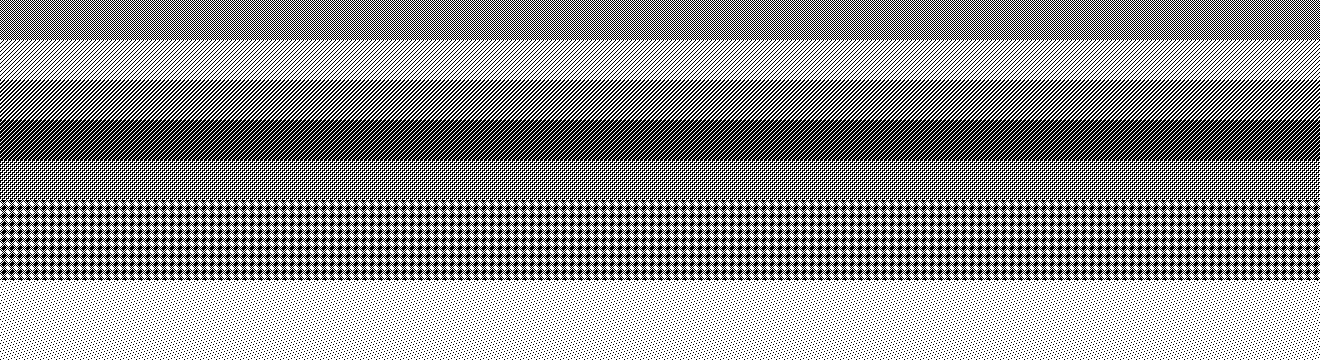
#> input picture SuperProject/testFiles/1_patternSampling.bmp, 1320 x 360 px
$ python testImageManip.py
#> lines starting #> are read from the running program, lines starting #| are printed output that depends on the picture
import numpy as np
import cv2 as cv

def appendRow(row, image):
    if (row.size != image.shape[1]):
        print ("row is not the correct width")
        return image
    image.append(row)
    return image

# load a test image (B+W bitmap)
img = cv.imread('1_patternSampling.bmp', cv.IMREAD_GRAYSCALE)
#> img: shape (360, 1320); 58.3% white; black in thin lines or dots
cv.imshow('image',img)

#cv imports img as a numpy.ndarray

row = img[0, :] # should grab the first row?
#> row = 1320 values, max 255 at index 1, min 0 at index 0, mean 127.5
width = row.size
#> width = 1320

# shape[0] returns the vertical dimension (image height)
# shape[1] returns the width
widthImage = img.shape[1]
#> widthImage = 1320
print (str(row))
#> (printed output is left out)
print ("image width = ", width)
#| image width =  1320
print ("image width 2 = ", widthImage)
#| image width 2 =  1320

# axis=0 - vertical axis, grabs a whole row

for i in range(0, 20):
    # add a row to the bottom
    img = np.append(img, [row], axis=0)
#> this loop made 20 passes
#> pass 1, `img = np.append(img, [row], axis=0)`:
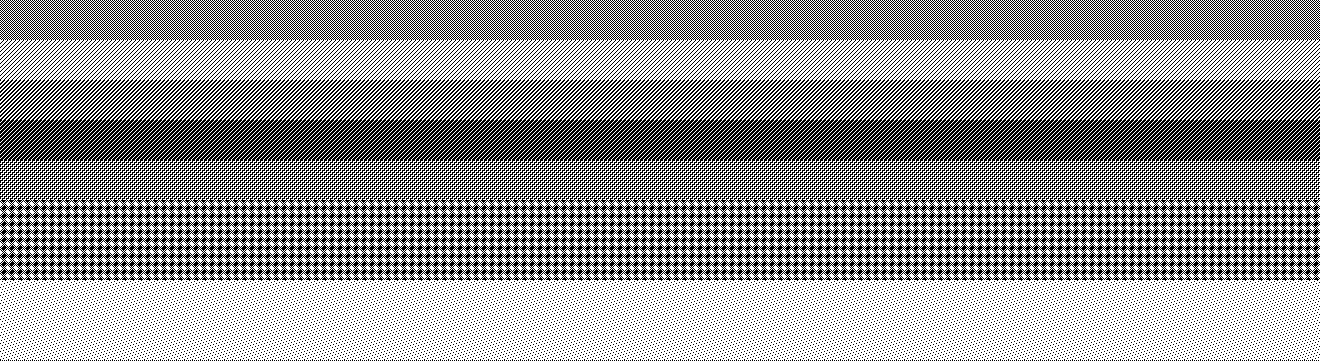
#> img: shape (361, 1320); 58.3% white; black in thin lines or dots
#> pass 2, `img = np.append(img, [row], axis=0)`:
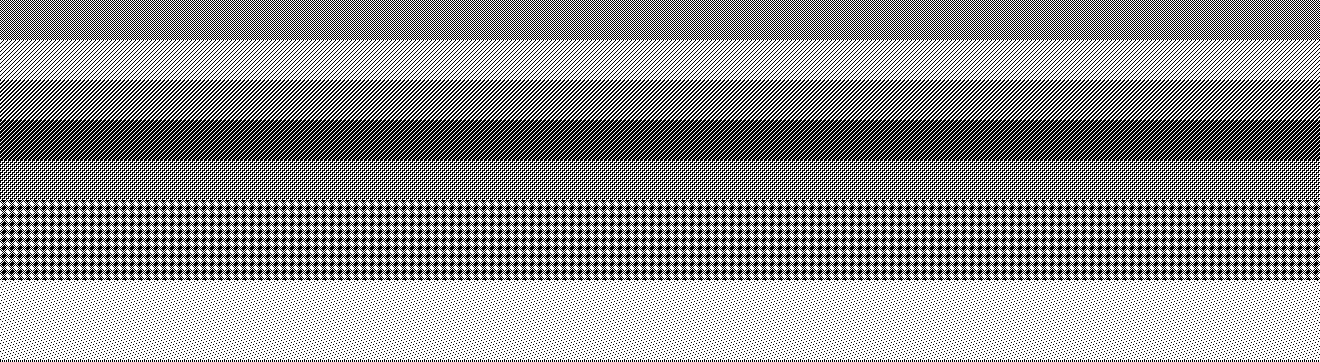
#> img: shape (362, 1320); 58.3% white; black in thin lines or dots
#> pass 3, `img = np.append(img, [row], axis=0)`:
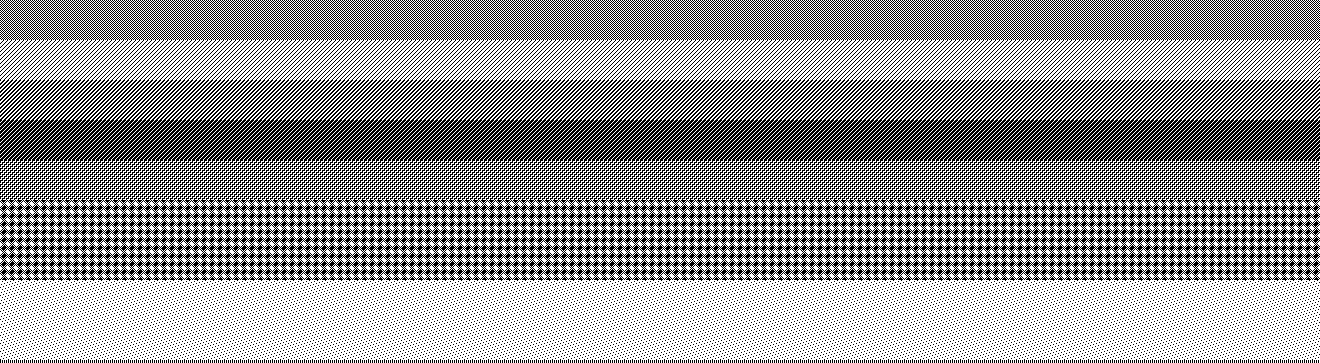
#> img: shape (363, 1320); 58.3% white; black in thin lines or dots
#> after the loop:
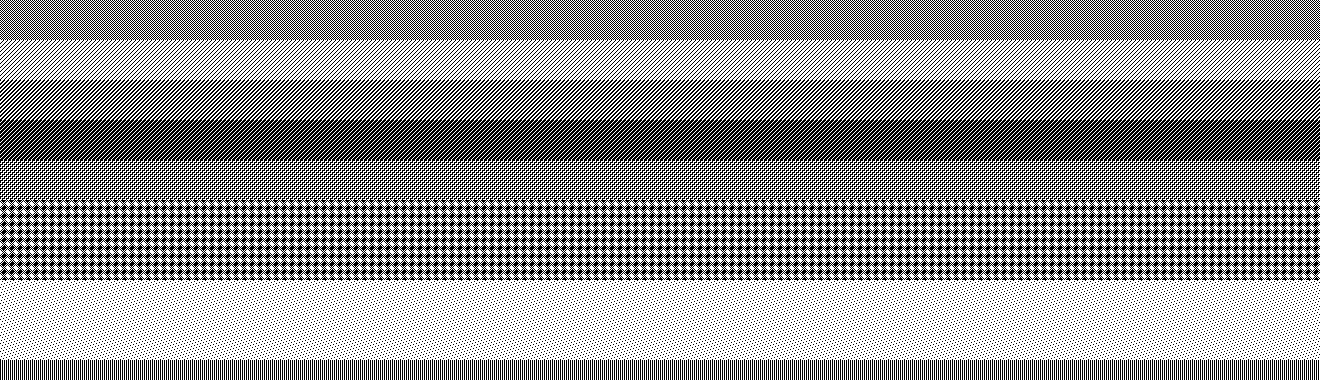
#> img: shape (380, 1320); 57.9% white; black in thin lines or dots
    # delete a row from the top
    # img = np.delete(img, 0, axis = 0)

cv.imshow('image',img) # can call imshow multiple times to update the display window
cv.imwrite('1_patternSampling_MOD.bmp', img)

$ run again, with SuperProject/testFiles/2_pocket-doubleweave.bmp copied over SuperProject/testFiles/1_patternSampling.bmp
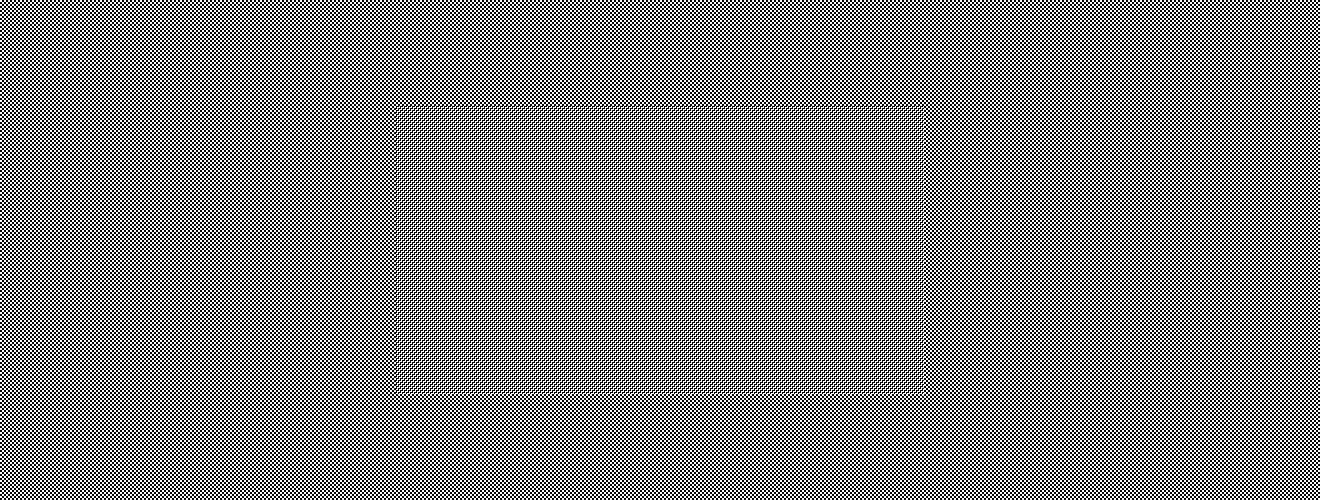
#> input picture SuperProject/testFiles/2_pocket-doubleweave.bmp, 1320 x 500 px
#> row = 1320 values, max 248 at index 0, min 0 at index 2, mean 124
#> (printed output is left out)
#| image width =  1320
#| image width 2 =  1320
#> the loop `for i in range(0, 20):` made 20 passes
#> pass 1, `img = np.append(img, [row], axis=0)`:
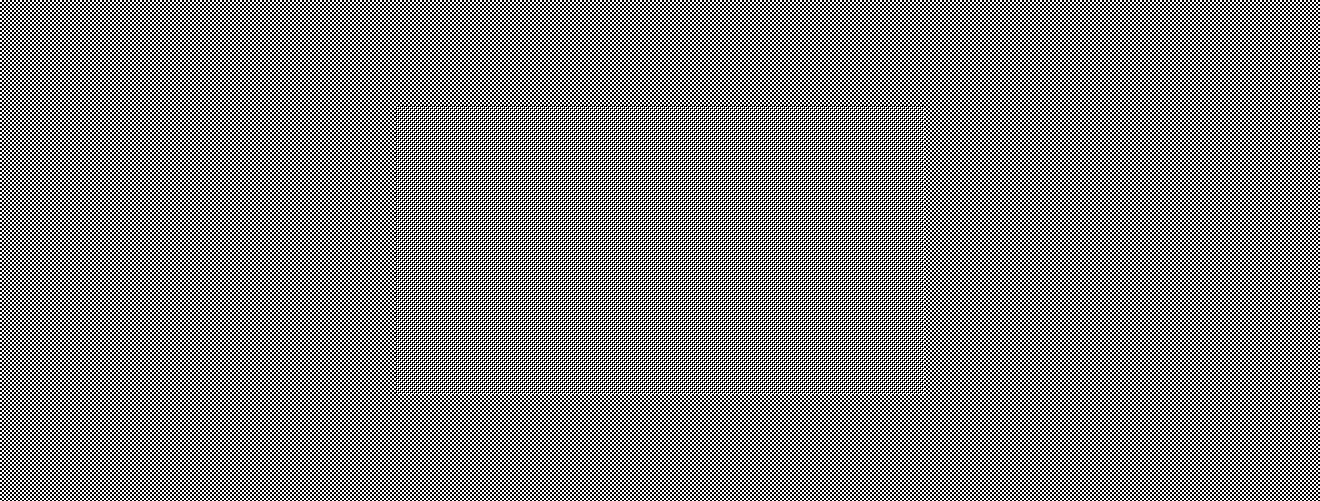
#> img: shape (501, 1320); values 0 (black) and 248 (white), 50% white in thin lines or dots
#> after the loop `for i in range(0, 20):`:
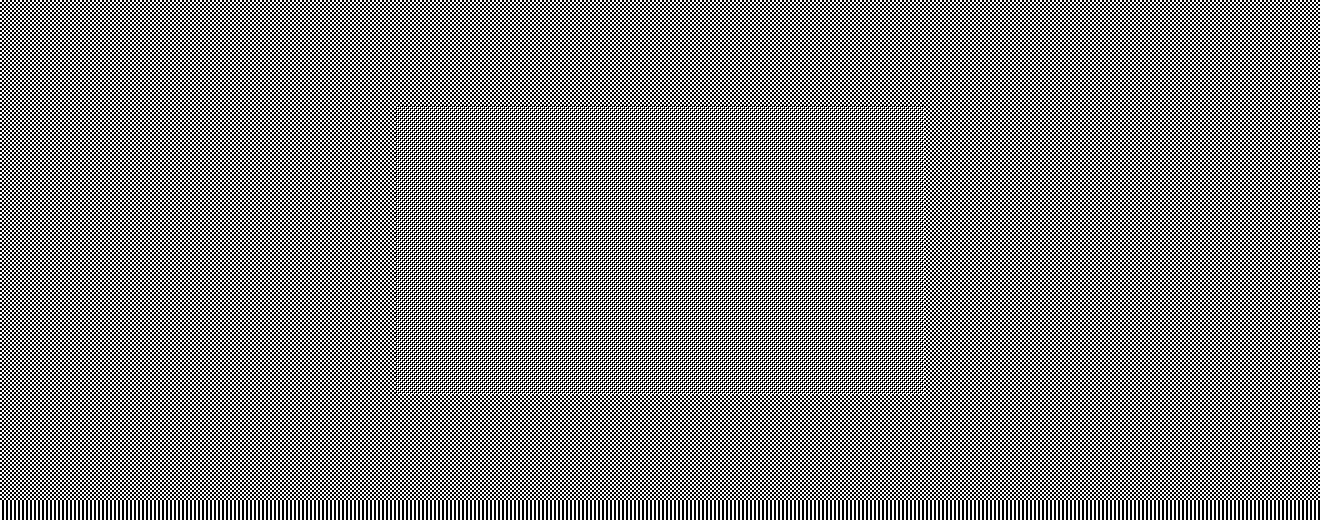
#> img: shape (520, 1320); values 0 (black) and 248 (white), 50% white in thin lines or dots

$ run again, with SuperProject/testFiles/3_pressureSensor-waffle.bmp copied over SuperProject/testFiles/1_patternSampling.bmp
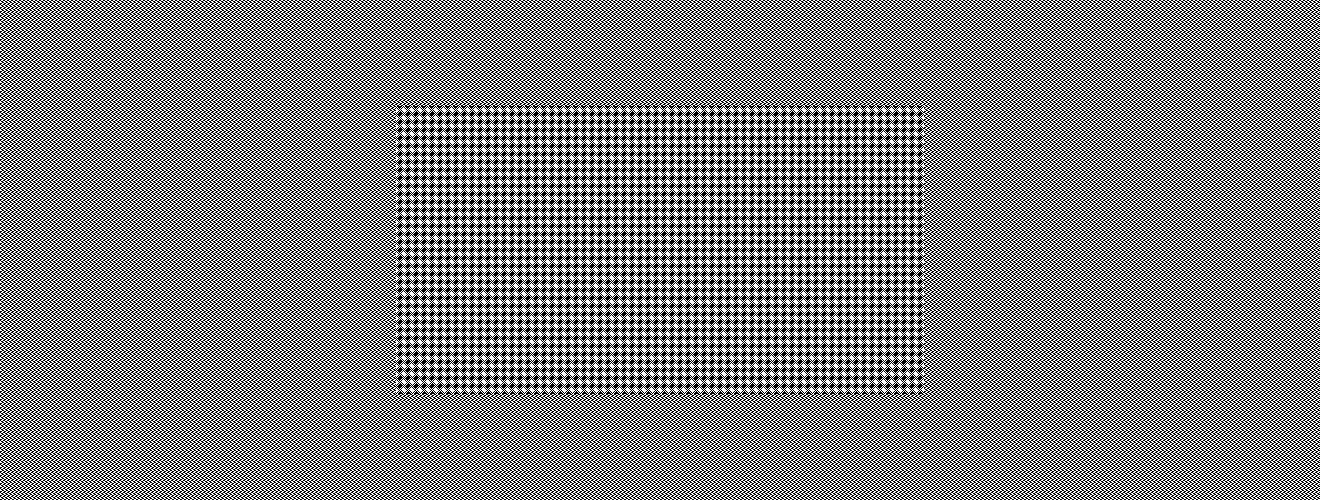
#> input picture SuperProject/testFiles/3_pressureSensor-waffle.bmp, 1320 x 500 px
#> row = 1320 values, max 248 at index 1, min 0 at index 0, mean 124
#> (printed output is left out)
#| image width =  1320
#| image width 2 =  1320
#> the loop `for i in range(0, 20):` made 20 passes
#> pass 1, `img = np.append(img, [row], axis=0)`:
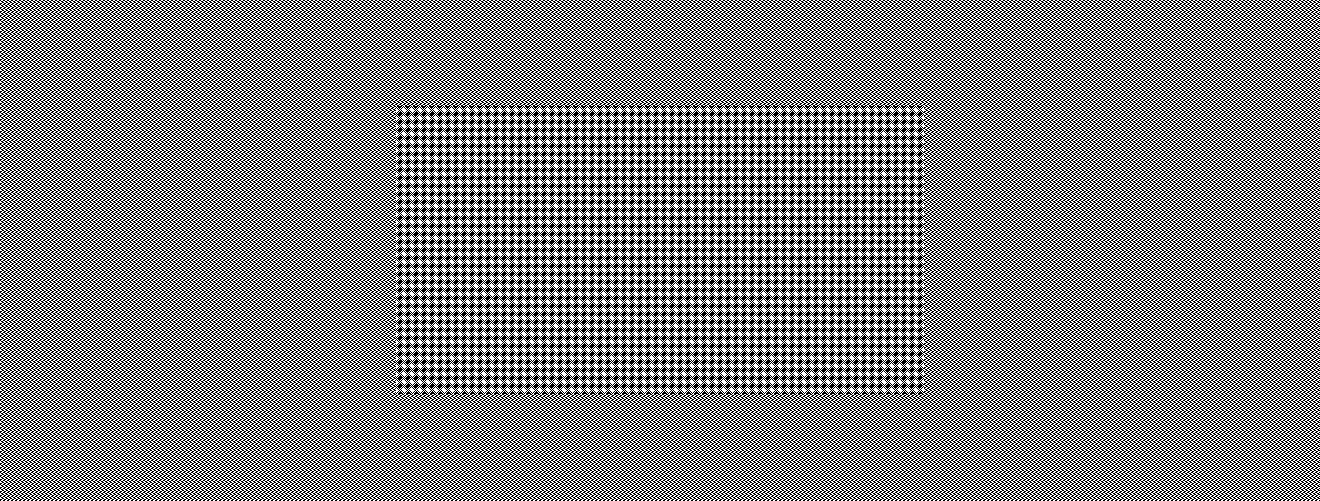
#> img: shape (501, 1320); values 0 (black) and 248 (white), 50% white in thin lines or dots
#> after the loop `for i in range(0, 20):`:
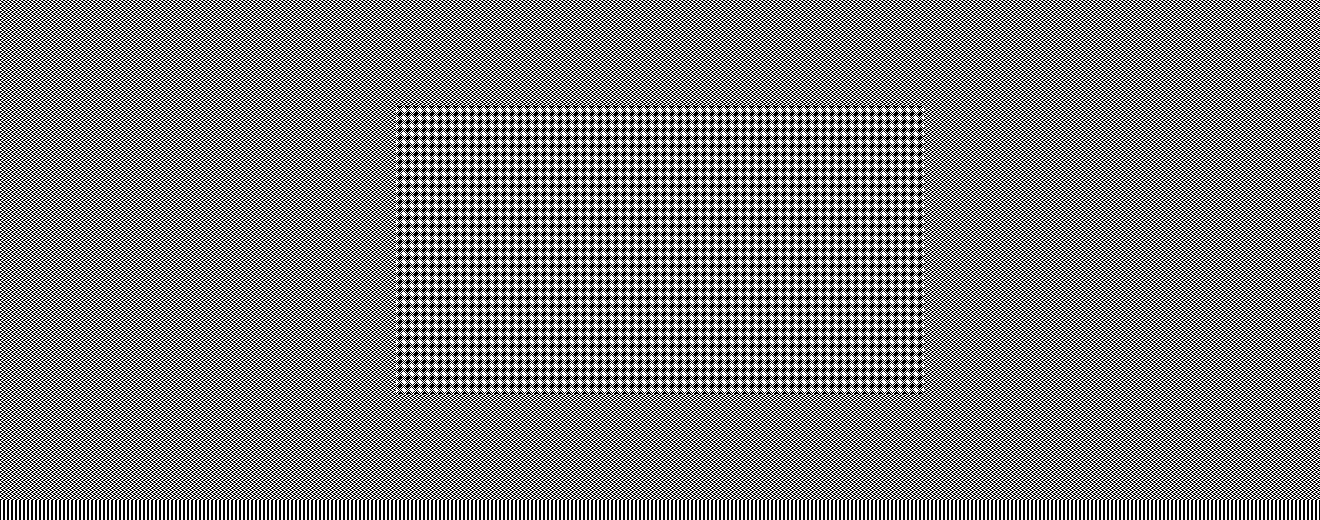
#> img: shape (520, 1320); values 0 (black) and 248 (white), 50% white in thin lines or dots
